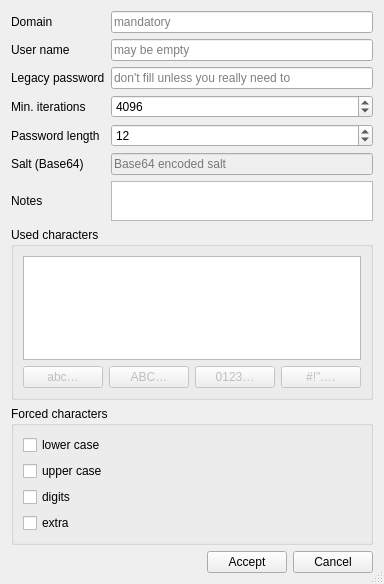
<?xml version="1.0" encoding="UTF-8"?>
<ui version="4.0">
 <class>NewDomainWizard</class>
 <widget class="QDialog" name="NewDomainWizard">
  <property name="windowModality">
   <enum>Qt::WindowModal</enum>
  </property>
  <property name="geometry">
   <rect>
    <x>0</x>
    <y>0</y>
    <width>358</width>
    <height>584</height>
   </rect>
  </property>
  <property name="windowTitle">
   <string>Create new domain</string>
  </property>
  <property name="sizeGripEnabled">
   <bool>true</bool>
  </property>
  <property name="modal">
   <bool>true</bool>
  </property>
  <layout class="QGridLayout" name="gridLayout_4">
   <item row="0" column="0">
    <layout class="QGridLayout" name="gridLayout_2">
     <item row="5" column="2">
      <layout class="QHBoxLayout" name="horizontalLayout_2">
       <item>
        <widget class="QLineEdit" name="saltBase64LineEdit">
         <property name="enabled">
          <bool>false</bool>
         </property>
         <property name="readOnly">
          <bool>true</bool>
         </property>
         <property name="placeholderText">
          <string>Base64 encoded salt</string>
         </property>
        </widget>
       </item>
      </layout>
     </item>
     <item row="4" column="0">
      <widget class="QLabel" name="label_6">
       <property name="text">
        <string>Password length</string>
       </property>
      </widget>
     </item>
     <item row="6" column="2">
      <widget class="QPlainTextEdit" name="notesPlainTextEdit">
       <property name="sizePolicy">
        <sizepolicy hsizetype="Expanding" vsizetype="Preferred">
         <horstretch>0</horstretch>
         <verstretch>0</verstretch>
        </sizepolicy>
       </property>
       <property name="maximumSize">
        <size>
         <width>16777215</width>
         <height>40</height>
        </size>
       </property>
       <property name="plainText">
        <string/>
       </property>
       <property name="placeholderText">
        <string>optional</string>
       </property>
      </widget>
     </item>
     <item row="8" column="2">
      <spacer name="verticalSpacer">
       <property name="orientation">
        <enum>Qt::Vertical</enum>
       </property>
       <property name="sizeHint" stdset="0">
        <size>
         <width>20</width>
         <height>40</height>
        </size>
       </property>
      </spacer>
     </item>
     <item row="0" column="0">
      <widget class="QLabel" name="label">
       <property name="text">
        <string>Domain</string>
       </property>
      </widget>
     </item>
     <item row="0" column="2">
      <widget class="QLineEdit" name="domainLineEdit">
       <property name="minimumSize">
        <size>
         <width>128</width>
         <height>0</height>
        </size>
       </property>
       <property name="text">
        <string/>
       </property>
       <property name="placeholderText">
        <string>mandatory</string>
       </property>
      </widget>
     </item>
     <item row="5" column="0">
      <widget class="QLabel" name="label_9">
       <property name="text">
        <string>Salt (Base64)</string>
       </property>
      </widget>
     </item>
     <item row="1" column="0">
      <widget class="QLabel" name="label_8">
       <property name="text">
        <string>User name</string>
       </property>
      </widget>
     </item>
     <item row="6" column="0">
      <widget class="QLabel" name="label_2">
       <property name="text">
        <string>Notes</string>
       </property>
      </widget>
     </item>
     <item row="1" column="2">
      <widget class="QLineEdit" name="userLineEdit">
       <property name="placeholderText">
        <string>may be empty</string>
       </property>
      </widget>
     </item>
     <item row="3" column="2">
      <widget class="QSpinBox" name="iterationsSpinBox">
       <property name="minimum">
        <number>1</number>
       </property>
       <property name="maximum">
        <number>16777216</number>
       </property>
       <property name="singleStep">
        <number>1</number>
       </property>
       <property name="value">
        <number>4096</number>
       </property>
      </widget>
     </item>
     <item row="3" column="0">
      <widget class="QLabel" name="label_3">
       <property name="text">
        <string>Min. iterations</string>
       </property>
      </widget>
     </item>
     <item row="4" column="2">
      <widget class="QSpinBox" name="passwordLengthSpinBox">
       <property name="minimum">
        <number>1</number>
       </property>
       <property name="value">
        <number>12</number>
       </property>
      </widget>
     </item>
     <item row="2" column="2">
      <widget class="QLineEdit" name="legacyPasswordLineEdit">
       <property name="text">
        <string/>
       </property>
       <property name="placeholderText">
        <string>don't fill unless you really need to</string>
       </property>
      </widget>
     </item>
     <item row="2" column="0">
      <widget class="QLabel" name="label_4">
       <property name="text">
        <string>Legacy password</string>
       </property>
      </widget>
     </item>
    </layout>
   </item>
   <item row="1" column="0">
    <widget class="QGroupBox" name="groupBox">
     <property name="title">
      <string>Used characters</string>
     </property>
     <layout class="QGridLayout" name="gridLayout">
      <item row="3" column="0">
       <widget class="QPlainTextEdit" name="usedCharactersPlainTextEdit">
        <property name="sizePolicy">
         <sizepolicy hsizetype="Expanding" vsizetype="Preferred">
          <horstretch>0</horstretch>
          <verstretch>0</verstretch>
         </sizepolicy>
        </property>
        <property name="placeholderText">
         <string/>
        </property>
       </widget>
      </item>
      <item row="4" column="0">
       <layout class="QHBoxLayout" name="horizontalLayout_4">
        <property name="topMargin">
         <number>0</number>
        </property>
        <item>
         <widget class="QPushButton" name="lowercasePushButton">
          <property name="enabled">
           <bool>false</bool>
          </property>
          <property name="toolTip">
           <string>add lower case characters to character set</string>
          </property>
          <property name="text">
           <string>abc…</string>
          </property>
         </widget>
        </item>
        <item>
         <widget class="QPushButton" name="uppercasePushButton">
          <property name="enabled">
           <bool>false</bool>
          </property>
          <property name="toolTip">
           <string>add upper case characters to character set</string>
          </property>
          <property name="text">
           <string>ABC…</string>
          </property>
         </widget>
        </item>
        <item>
         <widget class="QPushButton" name="digitsPushButton">
          <property name="enabled">
           <bool>false</bool>
          </property>
          <property name="toolTip">
           <string>add digits to character set</string>
          </property>
          <property name="text">
           <string>0123…</string>
          </property>
         </widget>
        </item>
        <item>
         <widget class="QPushButton" name="extraPushButton">
          <property name="enabled">
           <bool>false</bool>
          </property>
          <property name="toolTip">
           <string>add some special characters to character set</string>
          </property>
          <property name="text">
           <string>#!&quot;.…</string>
          </property>
          <property name="checkable">
           <bool>false</bool>
          </property>
         </widget>
        </item>
       </layout>
      </item>
     </layout>
    </widget>
   </item>
   <item row="2" column="0">
    <widget class="QGroupBox" name="groupBox_2">
     <property name="title">
      <string>Forced characters</string>
     </property>
     <layout class="QGridLayout" name="gridLayout_3">
      <item row="1" column="0">
       <widget class="QCheckBox" name="forceUpperCaseCheckBox">
        <property name="enabled">
         <bool>true</bool>
        </property>
        <property name="text">
         <string>upper case</string>
        </property>
        <property name="checked">
         <bool>false</bool>
        </property>
       </widget>
      </item>
      <item row="0" column="0">
       <widget class="QCheckBox" name="forceLowerCaseCheckBox">
        <property name="enabled">
         <bool>true</bool>
        </property>
        <property name="text">
         <string>lower case</string>
        </property>
        <property name="checked">
         <bool>false</bool>
        </property>
       </widget>
      </item>
      <item row="2" column="0">
       <widget class="QCheckBox" name="forceDigitsCheckBox">
        <property name="enabled">
         <bool>true</bool>
        </property>
        <property name="text">
         <string>digits</string>
        </property>
        <property name="checked">
         <bool>false</bool>
        </property>
       </widget>
      </item>
      <item row="3" column="0">
       <widget class="QCheckBox" name="forceExtraCheckBox">
        <property name="enabled">
         <bool>true</bool>
        </property>
        <property name="text">
         <string>extra</string>
        </property>
        <property name="checked">
         <bool>false</bool>
        </property>
       </widget>
      </item>
     </layout>
    </widget>
   </item>
   <item row="3" column="0">
    <layout class="QHBoxLayout" name="horizontalLayout">
     <item>
      <spacer name="horizontalSpacer">
       <property name="orientation">
        <enum>Qt::Horizontal</enum>
       </property>
       <property name="sizeHint" stdset="0">
        <size>
         <width>40</width>
         <height>20</height>
        </size>
       </property>
      </spacer>
     </item>
     <item>
      <widget class="QPushButton" name="addPushButton">
       <property name="text">
        <string>Accept</string>
       </property>
      </widget>
     </item>
     <item>
      <widget class="QPushButton" name="cancelPushButton">
       <property name="text">
        <string>Cancel</string>
       </property>
      </widget>
     </item>
    </layout>
   </item>
  </layout>
 </widget>
 <tabstops>
  <tabstop>domainLineEdit</tabstop>
  <tabstop>userLineEdit</tabstop>
  <tabstop>legacyPasswordLineEdit</tabstop>
  <tabstop>iterationsSpinBox</tabstop>
  <tabstop>passwordLengthSpinBox</tabstop>
  <tabstop>notesPlainTextEdit</tabstop>
  <tabstop>usedCharactersPlainTextEdit</tabstop>
  <tabstop>forceLowerCaseCheckBox</tabstop>
  <tabstop>forceUpperCaseCheckBox</tabstop>
  <tabstop>forceDigitsCheckBox</tabstop>
  <tabstop>forceExtraCheckBox</tabstop>
  <tabstop>addPushButton</tabstop>
  <tabstop>cancelPushButton</tabstop>
  <tabstop>extraPushButton</tabstop>
  <tabstop>saltBase64LineEdit</tabstop>
  <tabstop>digitsPushButton</tabstop>
  <tabstop>lowercasePushButton</tabstop>
  <tabstop>uppercasePushButton</tabstop>
 </tabstops>
 <resources/>
 <connections/>
</ui>
